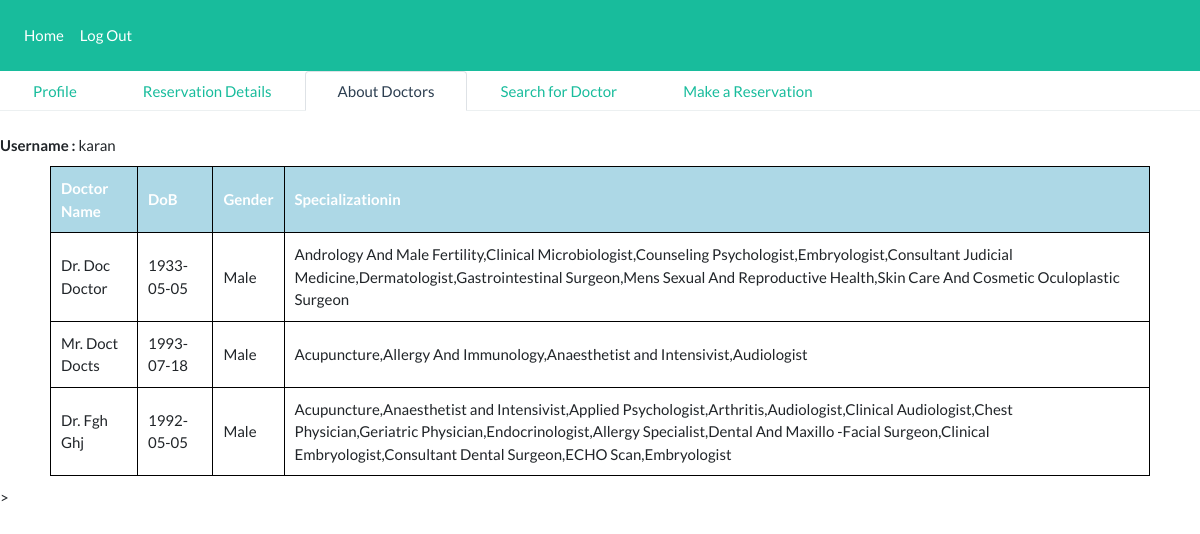
The page /AboutDoctors.php (signed in) on the database its author committed.
### tables this page shows
CREATE TABLE `basicdetaildoctor` (
  `title` varchar(5) NOT NULL,
  `username` varchar(40) NOT NULL,
  `characterid` int(2) NOT NULL,
  `firstname` varchar(40) NOT NULL,
  `lastname` varchar(40) NOT NULL,
  `email` varchar(50) NOT NULL,
  `contactno` int(25) NOT NULL,
  `address` varchar(100) NOT NULL,
  `dob` date NOT NULL,
  `gender` int(1) NOT NULL,
  `registertimestamp` int(11) NOT NULL,
  `specializationin` varchar(255) NOT NULL
);

### sqlphpfunctions.php (called while the page is built, shortened)
<?php
function splidtospl($sid){
	$query = "SELECT `anyspecialization` FROM `specialization` WHERE `specializationid` = '$sid';";
	$results = $GLOBALS['mysqli']->query($query);
	if ($results){
  		while ($obj = $results->fetch_object()) {
    		$spl = $obj->anyspecialization;
    		return $spl;
    	}
    }else{
    	return "Error";
    }
}
function allsplidtospl($idlist){
	$idli = explode(',', $idlist);
	$allspl = '';
	foreach ($idli as $id) {
	 	$allspl .= splidtospl($id).',';
	}
	$tallspl = rtrim($allspl,",");
	return $tallspl;
}
?>

### AboutDoctors.php (the view, shortened to what this page needs)
<?php
include('sqlphpfunctions.php');
?>
<!DOCTYPE html>
<html>
<head>
  <link rel="stylesheet" type="text/css" href="assets/css/style.css">
  <link rel="stylesheet" href="https://cdnjs.cloudflare.com/ajax/libs/font-awesome/4.7.0/css/font-awesome.min.css">
</head>
<body>
  <nav class="navbar navbar-expand-lg navbar-dark bg-dark">
  <div class="collapse navbar-collapse" id="navbarColor02">
    <ul class="navbar-nav mr-auto">
      <li class="nav-item">
        <a class="nav-link" href="Home.php">Home</a>
      </li>
      <li class="nav-item">
        <a class="nav-link" href="logout.php">Log Out</a>
      </li>
    </ul>
  </div>
</nav>
<ul class="nav nav-tabs">
  <li class="nav-item">
    <a class="nav-link"  href="PatientProfile.php">Profile</a>
  </li>
  <li class="nav-item">
    <a class="nav-link " data-toggle="tab" href=PatientReservationDetails.php>Reservation Details</a>
  </li>
  <li class="nav-item">
    <a class="nav-link active"  href="#">About Doctors</a>
  </li>
  <li class="nav-item">
    <a class="nav-link "  href="SearchForDoctors.php">Search for Doctor</a>
  </li>
  <li class="nav-item">
    <a class="nav-link" href="MakeReservation.php">Make a Reservation</a>
  </li>
</ul>
<?php
echo "<br>";
echo  '<b>'.'Username : '.'</b>' . $_SESSION['username'];
echo "<br>";
?>
<?php
$query = "SELECT title,firstname, lastname, dob, gender, specializationin FROM basicdetaildoctor";
$result = $mysqli->query($query);
if($result){
  $table = '<table align = center>';
  $table .= '<tr> <th>Doctor Name</th> <th>DoB</th> <th>Gender</th>  <th>Specializationin</th></tr>' ;
  while($record = mysqli_fetch_assoc($result)){
    if($record['gender']==1){
      $gender = 'Male';
    }else{
      $gender = 'Female';
    }
    $doctorName =$record['title'] . " " . ucfirst($record['firstname']) . " " .ucfirst($record['lastname']) ;
    $table .= '<tr>';
    $table .= '<td>'. $doctorName .'</td>';
    $table .= '<td>'. $record['dob'] .'</td>';
    $table .= '<td>'. $gender .'</td>';
    $table .= '<td>'. allsplidtospl($record['specializationin']) .'</td>';
    $table .= '</tr>';
  }
$table .= '<table>';
}
?>
<?php echo $table;  ?>
</body>
</html>>

### AboutDoctors.php (style rules this page uses)
table { border-collapse: collapse; margin: 10px 50px; align-content: center;align-self: center; }
th { background-color: lightblue; color: white; }
td, th { border : 1px solid black; padding: 10px; }

### rows shown on the page
basicdetaildoctor: doctorName "Dr. Doc Doctor", dob "1933-05-05", gender "Male", specializationin "Andrology And Male Fertility,Clinical Microbiologist,Counseling Psychologist,Embryologist,Consultant Judicial Medicine,Dermatologist,Gastrointestinal Surgeon,Mens Sexual And Reproductive Health,Skin Care And Cosmetic Oculoplastic Surgeon"
basicdetaildoctor: doctorName "Mr. Doct Docts", dob "1993-07-18", gender "Male", specializationin "Acupuncture,Allergy And Immunology,Anaesthetist and Intensivist,Audiologist"
basicdetaildoctor: doctorName "Dr. Fgh Ghj", dob "1992-05-05", gender "Male", specializationin "Acupuncture,Anaesthetist and Intensivist,Applied Psychologist,Arthritis,Audiologist,Clinical Audiologist,Chest Physician,Geriatric Physician,Endocrinologist,Allergy Specialist,Dental And Maxillo -Facial Surgeon,Clinical Embryologist,Consultant Dental Surgeon,ECHO Scan,Embryologist"

### other values the page prints
$_SESSION['username'] "karan"
